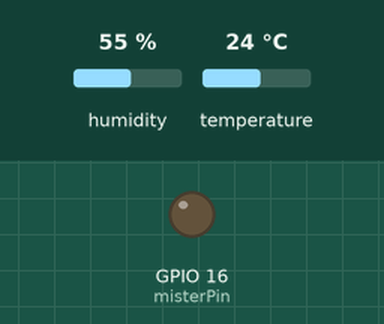
The sketch below on a simulated ESP8266 (NodeMCU). Shown: output pins drawn as LEDs (lit = HIGH). The inputs (shaded band) are chosen by the test bench; at power-on: humidity 55 %, temperature 24 °C. WiFi joins after 1.5 s; servers stay silent unless stated; what the sketch prints to the serial monitor is not drawn.

Above: at 1.72 s.
At 63.4 s:
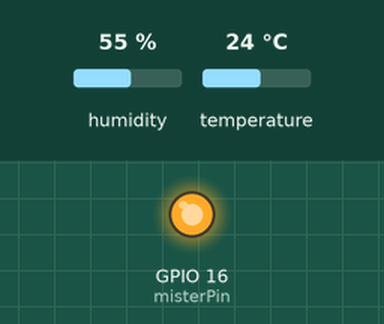
Timing chart, 0 to 64.9 s (numbered marks = the images above):
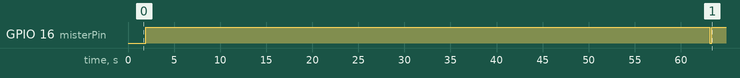

Measured:
- by itself, GPIO 16 (misterPin): LOW → HIGH at 1.9 s, → LOW 61.2 s later, → HIGH 0.20 s later

The sketch:

space_botany_contest_mister.ino
```cpp
// Code used for Space Botany mister experiments
// The ESP8266 uses the 'onTime' and 'offTime' you provide to control the WG3166A mister.
// Temperature and Humidity are recorded using a DHT22 sensor.
// 'onTime', 'offTime', temperature and humidity are sent via wifi to a ThingSpeak channel.
// See thingspeak.com to set up a free public channel to upload and view your data.

// Hardware: Adafruit Feather Huzzah ESP8266, DHT22, 113kHz piezoelectric mister w/ WG3166A control board
// Arduino IDE Board: Adafruit Feather HUZZAH ESP8266

#include "secrets.h" // Note: edit this file to include your wifi & Thingspeak credentials
#include <DHT.h>  // library for DHT temp/humidity sensor

#include <ESP8266WiFi.h>

// This code allows you to specify in advance up to 5 known wifi locations.
// If you only plan to use a single network, just add info for case 1.

// cycle through known possible ssid's (max 5)
void attemptToConnect(int current_connection_point) {
  switch (current_connection_point) {
    case 1:
      Serial.println("Connecting to ");
      Serial.println(SECRET_SSID_SSID1);
      WiFi.begin(SECRET_SSID_SSID1, SECRET_PASS_PASSWORD1);
      break;
    case 2:
      Serial.println("Connecting to ");
      Serial.println(SECRET_SSID_SSID2);
      WiFi.begin(SECRET_SSID_SSID2, SECRET_PASS_PASSWORD2);
      break;
    case 3:
      Serial.println("Connecting to ");
      Serial.println(SECRET_SSID_SSID3);
      WiFi.begin(SECRET_SSID_SSID3, SECRET_PASS_PASSWORD3);
      break;
    case 4:
      Serial.println("Connecting to ");
      Serial.println(SECRET_SSID_SSID4);
      WiFi.begin(SECRET_SSID_SSID4, SECRET_PASS_PASSWORD4);
      break;
    case 5:
      Serial.println("Connecting to ");
      Serial.println(SECRET_SSID_SSID5);
      WiFi.begin(SECRET_SSID_SSID5, SECRET_PASS_PASSWORD5);
      break;
    default:
      Serial.println("Connection credentials invalid for current integer ");
      Serial.println(current_connection_point);
      // default is optional
      break;
  }
  return;
}

String apiKey = SECRET_WRITE_APIKEY_CH;     //  API Write Key for your ThingSpeak channel
const char* server = "api.thingspeak.com";

#define DHTPIN01 5          // (Board Label 5, Pin 14, IDE 5 on esp8266 feather)
int misterPin = 16;       // (Board Label 16 on esp8266 feather)

DHT dht01(DHTPIN01, DHT22);

unsigned long currentTime;
unsigned long turnOnTime = 0;
unsigned long turnOffTime = 0;
// onTime & offTime can be changed to alter growing conditions
unsigned long onTime = 60000; // mister On for 1 min (60 sec)
unsigned long offTime = 3540000; // mister Off for 59 min (3540000sec)
// unsigned long onTime = 5000; // for debugging, mister On 5 sec
// unsigned long offTime = 15000;  // for debugging, mister Off for 15 sec

WiFiClient client;

void setup() {
  Serial.begin(115200);
  Serial.println();
  Serial.println("Running file 'nasa_misters_contest.ino'");
  delay(10);

  int connection_attempt = 0;
  int current_connection_point = 0;

// connect to wifi
  while (WiFi.status() != WL_CONNECTED) {
    current_connection_point = 1;
    while (current_connection_point < 6) {
      attemptToConnect(current_connection_point);
      for (int i = 0; i <= 20; i++) {     // for debugging 10 sec is usually long enough to wait for a connection
        if (WiFi.status() != WL_CONNECTED) {
          delay(500);
          Serial.print(".");
        }
      }
      Serial.print("\n");
      if (WiFi.status() == WL_CONNECTED) {
        break;
      }
      current_connection_point++;
    }
    if (WiFi.status() != WL_CONNECTED) {
      connection_attempt++;
      Serial.print("WiFi connection attempt failed ");
      Serial.print(connection_attempt);
      Serial.println(" times.");
    }
  }
  Serial.println("");
  Serial.println("WiFi connected");

// test misterPin operation
  pinMode(misterPin, OUTPUT);
}


void loop() {
// set time for mister to be On and Off, in msec
// this involves setting a digital I/O pin high or low
// note that On is LOW, since the mister's onboard switch connects 2 GND points when pressed

  int misterOnOff = 1;
  recordTempHumidity(misterOnOff);
  pressButton();
  turnMisterOn(onTime);
//  digitalWrite(misterPin, LOW);  // reset state of mister
  misterOnOff = 0;
  recordTempHumidity(misterOnOff);
  pressButton();
  turnMisterOff(offTime);
//  digitalWrite(misterPin, HIGH);  // reset state of mister
}

// This is the only tricky part of using a microcontroller to control the mister.
// You need to digitally approximate a manual button press.
// If the delay is either too long or too short, the mister will consider the change as noise,
// rather than a button press, so a state change (ON/OFF or OFF/ON) will not occur.

void pressButton() {
    digitalWrite(misterPin, LOW);
    delay(200);
    digitalWrite(misterPin, HIGH);
}

void turnMisterOn(unsigned long onTime) {
  currentTime = millis();
  turnOffTime = currentTime + onTime;
  Serial.print("Starting timer. Mister will stay on for ");
  Serial.print(onTime/1000); //prints time since program started
  Serial.println(" seconds.");
  Serial.print("Current time = ");
  Serial.println(currentTime);
  Serial.print("Turn off time = ");
  Serial.println(turnOffTime);
  while (currentTime < turnOffTime) {
    currentTime = millis();
    digitalWrite(misterPin, HIGH);
    delay(1000);
  }
  Serial.print("Current time = ");
  Serial.println(currentTime);
  Serial.print("Turn on time = ");
  Serial.println(turnOffTime);
  return;
}

void turnMisterOff(unsigned long offTime) {
  currentTime = millis();
  turnOnTime = currentTime + offTime;
  Serial.print("Stopping timer. Mister will stay off for ");
  Serial.print(offTime/1000); //prints time since program started
  Serial.println(" seconds.");
  Serial.print("Current time = ");
  Serial.println(currentTime);
  Serial.print("Turn on time = ");
  Serial.println(turnOnTime);
  while (currentTime < turnOnTime) {
    currentTime = millis();
    digitalWrite(misterPin, HIGH);
    delay(1000);
  }
  Serial.print("Current time = ");
  Serial.println(currentTime);
  Serial.print("Turn on time = ");
  Serial.println(turnOnTime);
  return;
}

void recordTempHumidity(int misterOnOff) {
  dht01.begin();
  float temp1 = dht01.readTemperature();
  float hum1 = dht01.readHumidity();

  Serial.print("Temperature: ");
  Serial.print(temp1);
  Serial.println(" degrees C");
  Serial.print("Humidity: ");
  Serial.print(hum1);
  Serial.print(" %");
  Serial.println();

// don't make posting fail if sensor does not have a reading
  if (isnan(temp1)) {
     temp1 = -1;
  }

  if (isnan(hum1)) {
     hum1 = -1;
  }

  if (client.connect(server,80)) {  //   "184.106.153.149" or api.thingspeak.com
// create the string of data to post to thingspeak
    String postStr = apiKey;
    postStr +="&field1=";
    postStr += String(misterOnOff);
    postStr +="&field2=";
    postStr += String(1 - misterOnOff);
    postStr +="&field3=";
    postStr += String(temp1);
    postStr +="&field4=";
    postStr += String(hum1);
    postStr += "\r\n\r\n";

// post it
    client.print("POST /update HTTP/1.1\n");
    client.print("Host: api.thingspeak.com\n");
    client.print("Connection: close\n");
    client.print("X-THINGSPEAKAPIKEY: "+apiKey+"\n");
    client.print("Content-Type: application/x-www-form-urlencoded\n");
    client.print("Content-Length: ");
    client.print(postStr.length());
    client.print("\n\n");
    client.print(postStr);

// tell the monitor what you posted
    Serial.print("Temperature: ");
    Serial.print(temp1);
    Serial.print(" degrees Celcius, Humidity: ");
    Serial.print(hum1);
    Serial.print(" %");
    Serial.println();
    Serial.println("Sent to Space Botany Channel.");
  }
  client.stop();
  Serial.println(" Waiting...");

}
```

secrets.h
```cpp
// Use this file to store all of the private credentials
// and connection details
// When adding your info, keep the quotes in the #define statements

#define SECRET_SSID_SSID1 "MySSID1"    // replace MySSID1 with your WiFi network name
#define SECRET_PASS_PASSWORD1 "MyPassword1"  // replace MyPassword1 with your WiFi password

#define SECRET_SSID_SSID2 "MySSID2"    // replace MySSID2 with your WiFi network name
#define SECRET_PASS_PASSWORD2 "MyPassword2"  // replace MyPassword2 with your WiFi password

#define SECRET_SSID_SSID3 "MySSID3"    // replace MySSID3 with your WiFi network name
#define SECRET_PASS_PASSWORD3 "MyPassword3" // replace MyPassword3 with your WiFi password

#define SECRET_SSID_SSID4 "MySSID4"    // replace MySSID3 with your WiFi network name
#define SECRET_PASS_PASSWORD4 "MyPassword4" // replace MyPassword3 with your WiFi password

#define SECRET_SSID_SSID5 "MySSID5"   // replace MySSID3 with your WiFi network name
#define SECRET_PASS_PASSWORD5 "MyPassword5" // replace MyPassword3 with your WiFi password

#define SECRET_WRITE_APIKEY_CH "ThingSpeakAPIWriteKey";     //  Replace with the API Write Key for your channel
```
